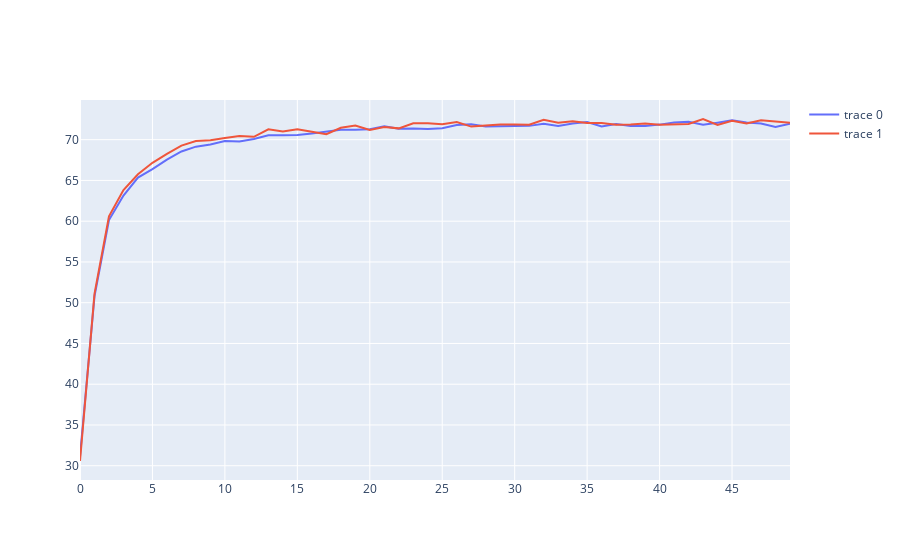

This figure's notebook cell:
### Code cell
# px.line(df.loc[df["model_name"] == "BasicConvModel-MishAuto"]["train_acc"].values[0])
# px.line(df.loc[df["model_name"] == "BasicConvModel-SwishAuto"]["train_acc"].values[0], color="train_acc")
# x_plot_values = df.loc[df["model_name"] == "BasicConvModel-MishAuto"]["train_acc"].values[0]
x_plot_values = df.loc[df["model_name"] == "BasicConvModel-GELU"]["val_acc"].values[0]
x2_plot_values = df.loc[df["model_name"] == "BasicConvModel-SwishAuto"]["val_acc"].values[0]

fig = go.Figure()
fig.add_trace(go.Scatter(y=x_plot_values, name=))
fig.add_trace(go.Scatter(y=x2_plot_values))

### Figure 1 — Plotly figure (JSON) as saved in the notebook; plotly's stock layout.template omitted (floating-point values rounded to 4 significant figures)
{"data": [{"type": "scatter", "y": [31.15, 50.78, 60.13, 63.14, 65.34, 66.39, 67.55, 68.56, 69.14, 69.4, 69.83, 69.78, 70.09, 70.54, 70.56, 70.58, 70.75, 70.95, 71.21, 71.21, 71.29, 71.64, 71.35, 71.38, 71.32, 71.4, 71.79, 71.88, 71.6, 71.65, 71.67, 71.69, 71.94, 71.69, 71.98, 72.16, 71.62, 71.93, 71.68, 71.67, 71.85, 72.12, 72.19, 71.82, 72.08, 72.37, 72.1, 71.98, 71.57, 71.96]}, {"type": "scatter", "y": [30.58, 51.09, 60.6, 63.83, 65.76, 67.16, 68.26, 69.27, 69.83, 69.92, 70.2, 70.45, 70.35, 71.27, 70.99, 71.28, 70.98, 70.67, 71.46, 71.73, 71.2, 71.54, 71.39, 72.02, 72.02, 71.88, 72.16, 71.6, 71.75, 71.87, 71.86, 71.84, 72.44, 72.08, 72.27, 72.03, 72.03, 71.84, 71.87, 71.99, 71.84, 71.9, 71.93, 72.54, 71.8, 72.32, 71.99, 72.37, 72.18, 72.07]}], "layout": {}}
